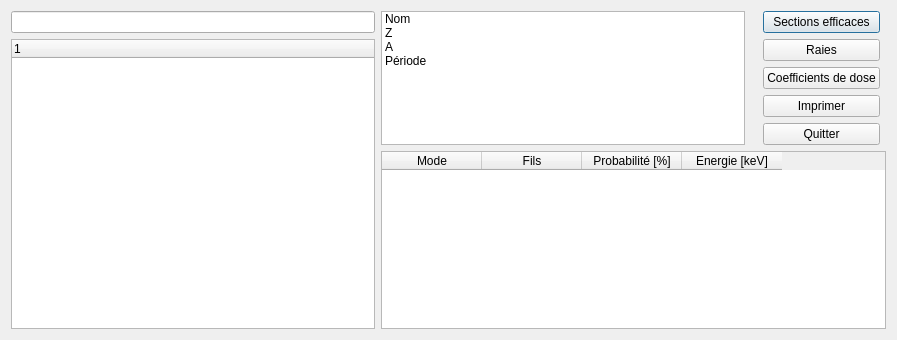
<?xml version="1.0" encoding="UTF-8"?>
<ui version="4.0">
 <class>dg_nucl_data</class>
 <widget class="QDialog" name="dg_nucl_data">
  <property name="geometry">
   <rect>
    <x>0</x>
    <y>0</y>
    <width>897</width>
    <height>340</height>
   </rect>
  </property>
  <property name="windowTitle">
   <string>Données Nucléaires</string>
  </property>
  <property name="windowIcon">
   <iconset>
    <normaloff>erastem3/img/ptiRadioactif.png</normaloff>erastem3/img/ptiRadioactif.png</iconset>
  </property>
  <layout class="QGridLayout" name="gridLayout">
   <item row="0" column="1" rowspan="5">
    <widget class="QListWidget" name="lw_nucl_data">
     <item>
      <property name="text">
       <string>Nom</string>
      </property>
     </item>
     <item>
      <property name="text">
       <string>Z</string>
      </property>
     </item>
     <item>
      <property name="text">
       <string>A</string>
      </property>
     </item>
     <item>
      <property name="text">
       <string>Période</string>
      </property>
     </item>
    </widget>
   </item>
   <item row="5" column="1" rowspan="2" colspan="5">
    <widget class="QTableWidget" name="tw_nucl_decay">
     <column>
      <property name="text">
       <string>Mode</string>
      </property>
     </column>
     <column>
      <property name="text">
       <string>Fils</string>
      </property>
     </column>
     <column>
      <property name="text">
       <string>Probabilité [%]</string>
      </property>
     </column>
     <column>
      <property name="text">
       <string>Energie [keV]</string>
      </property>
     </column>
    </widget>
   </item>
   <item row="0" column="4">
    <widget class="QPushButton" name="pushButton">
     <property name="text">
      <string>Sections efficaces</string>
     </property>
    </widget>
   </item>
   <item row="1" column="4">
    <widget class="QPushButton" name="pushButton_2">
     <property name="text">
      <string>Raies</string>
     </property>
     <property name="checkable">
      <bool>false</bool>
     </property>
    </widget>
   </item>
   <item row="2" column="4">
    <widget class="QPushButton" name="pushButton_3">
     <property name="text">
      <string>Coefficients de dose</string>
     </property>
    </widget>
   </item>
   <item row="3" column="4">
    <widget class="QPushButton" name="pushButton_4">
     <property name="text">
      <string>Imprimer</string>
     </property>
    </widget>
   </item>
   <item row="4" column="4">
    <widget class="QPushButton" name="pushButton_5">
     <property name="text">
      <string>Quitter</string>
     </property>
    </widget>
   </item>
   <item row="1" column="0" rowspan="6">
    <widget class="QTreeWidget" name="tw_nucl_data">
     <column>
      <property name="text">
       <string notr="true">1</string>
      </property>
     </column>
    </widget>
   </item>
   <item row="0" column="0">
    <widget class="QLineEdit" name="le_nucl_search"/>
   </item>
  </layout>
 </widget>
 <resources/>
 <connections>
  <connection>
   <sender>pushButton_5</sender>
   <signal>clicked()</signal>
   <receiver>dg_nucl_data</receiver>
   <slot>close()</slot>
   <hints>
    <hint type="sourcelabel">
     <x>615</x>
     <y>140</y>
    </hint>
    <hint type="destinationlabel">
     <x>340</x>
     <y>169</y>
    </hint>
   </hints>
  </connection>
 </connections>
</ui>
